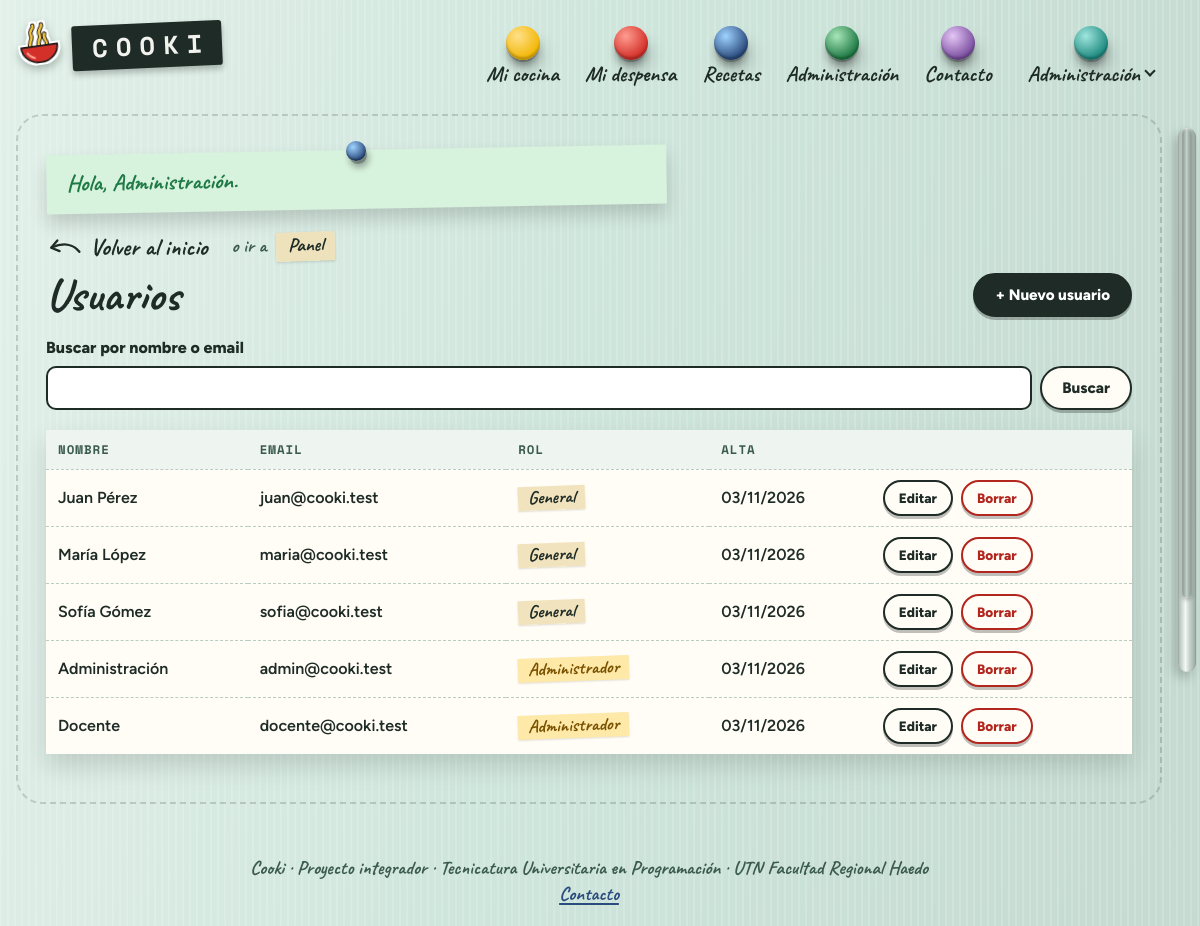
Screenshot of /admin/usuarios.php (signed in) with the database file from the repository.
### tables this page shows
CREATE TABLE usuario (
    id               INT UNSIGNED AUTO_INCREMENT PRIMARY KEY,
    email            VARCHAR(190) NOT NULL UNIQUE,
    nombre           VARCHAR(80)  NOT NULL,
    hash_contrasena  VARCHAR(255) NOT NULL,           
    rol              ENUM('general','admin') NOT NULL DEFAULT 'general',
    color            VARCHAR(10)  NOT NULL DEFAULT 'verde',   
    disposicion      VARCHAR(12)  NOT NULL DEFAULT 'normal',  
    volumen          TINYINT UNSIGNED NOT NULL DEFAULT 50,    
    creado_en        DATETIME     NOT NULL DEFAULT CURRENT_TIMESTAMP
);

### src/Sesion.php (called while the page is built, shortened)
<?php
final class Sesion
{
    public static function usuario(): ?array
    {
        return $_SESSION['usuario'] ?? null;
    }
    public static function volumen(): int
    {
        return (int) (self::usuario()['volumen'] ?? 50);
    }
    public static function disposicion(): string
    {
        return (string) (self::usuario()['disposicion'] ?? 'normal');
    }
    public static function color(): string
    {
        $usuario = self::usuario();
        if ($usuario !== null) {
            return (string) ($usuario['color'] ?? 'verde');
        }
        $color = (string) ($_COOKIE[self::COOKIE_COLOR] ?? '');
        return isset(UsuarioRepositorio::COLORES[$color]) ? $color : 'verde';
    }
    public static function avisos(): array
    {
        $avisos = $_SESSION['avisos'] ?? [];
        return $avisos;
    }
}

### src/Repositorios/UsuarioRepositorio.php (called while the page is built, shortened)
<?php
final class UsuarioRepositorio
{
    public function listar(string $texto = ''): array
    {
        $consulta = $this->db->prepare(
            'SELECT id, nombre, email, rol, creado_en FROM usuario
             WHERE nombre LIKE :texto1 OR email LIKE :texto2
             ORDER BY rol, nombre'
        );
        $consulta->execute(['texto1' => "%{$texto}%", 'texto2' => "%{$texto}%"]);
        return $consulta->fetchAll();
    }
}

### src/bootstrap.php (called while the page is built, shortened)
<?php
spl_autoload_register(function (string $clase): void {
    $prefijo = 'Cooki\\';
    $relativa = str_replace('\\', '/', substr($clase, strlen($prefijo)));
    $archivo = __DIR__ . '/' . $relativa . '.php';
});
require_once __DIR__ . '/ayudas.php';

### src/Config.php (called while the page is built, shortened)
<?php
final class Config
{
    private static array $valores = [];
    public static function get(string $clave, string $porDefecto = ''): string
    {
        $env = getenv($clave);
        if ($env !== false && $env !== '') {
            return $env;
        }
        return self::$valores[$clave] ?? $porDefecto;
    }
}

### src/Db.php (called while the page is built, shortened)
<?php
final class Db
{
    private static ?PDO $pdo = null;
    public static function conexion(): PDO
    {
        if (self::$pdo === null) {
            $dsn = sprintf(
                'mysql:host=%s;port=%s;dbname=%s;charset=utf8mb4',
                Config::get('DB_HOST', '127.0.0.1'),
                Config::get('DB_PORT', '3306'),
                Config::get('DB_NAME', 'cooki')
            );
            self::$pdo = new PDO($dsn, Config::get('DB_USER', 'root'), Config::get('DB_PASS'), [
                PDO::ATTR_ERRMODE => PDO::ERRMODE_EXCEPTION,
                PDO::ATTR_DEFAULT_FETCH_MODE => PDO::FETCH_ASSOC,
                PDO::ATTR_EMULATE_PREPARES => false,
            ]);
        }
        return self::$pdo;
    }
}

### public/admin/usuarios.php (the view, shortened to what this page needs)
<?php
require dirname(__DIR__, 2) . '/src/bootstrap.php';
$repo = new UsuarioRepositorio(Db::conexion());
$roles = [Sesion::ROL_GENERAL => 'General', Sesion::ROL_ADMIN => 'Administrador'];
$errores = [];
$form = null;
$busqueda = trim((string) ($_GET['q'] ?? ''));
$usuarios = $form === null ? $repo->listar($busqueda) : [];
require parcial('encabezado');
?>
<?php if ($form !== null) : ?>
  <?= enlaceVolver('admin/usuarios.php', 'Volver a Usuarios', [], true) ?>
  <section class="tarjeta tarjeta--angosta">
    <h1><?= $form['id'] ? 'Editar usuario' : 'Nuevo usuario' ?></h1>
    <form class="formulario" method="post">
      <?= Sesion::campoCsrf() ?>
      <input type="hidden" name="accion" value="guardar">
      <input type="hidden" name="id" value="<?= e($form['id']) ?>">
      <div class="campo">
        <label for="nombre">Nombre</label>
        <input id="nombre" name="nombre" type="text" required maxlength="80" value="<?= e($form['nombre']) ?>">
        <?php if (isset($errores['nombre'])) : ?><p class="error-campo"><?= e($errores['nombre']) ?></p><?php endif; ?>
      </div>
      <div class="campo">
        <label for="email">Email</label>
        <input id="email" name="email" type="email" required maxlength="190" value="<?= e($form['email']) ?>">
        <?php if (isset($errores['email'])) : ?><p class="error-campo"><?= e($errores['email']) ?></p><?php endif; ?>
      </div>
      <div class="campo">
        <label for="rol">Rol</label>
        <select id="rol" name="rol">
          <?php foreach ($roles as $valor => $texto) : ?>
            <option value="<?= e($valor) ?>"<?= $form['rol'] === $valor ? ' selected' : '' ?>><?= e($texto) ?></option>
          <?php endforeach; ?>
        </select>
        <?php if (isset($errores['rol'])) : ?><p class="error-campo"><?= e($errores['rol']) ?></p><?php endif; ?>
      </div>
      <div class="campo">
        <label for="contrasena"><?= $form['id'] ? 'Nueva contraseña (opcional)' : 'Contraseña' ?></label>
        <input id="contrasena" name="contrasena" type="password" autocomplete="new-password"<?= $form['id'] ? '' : ' required' ?>>
        <small><?= $form['id'] ? 'Dejala vacía para no cambiarla. ' : '' ?>Al menos 8 caracteres, con letras y números.</small>
        <?php if (isset($errores['contrasena'])) : ?><p class="error-campo"><?= e($errores['contrasena']) ?></p><?php endif; ?>
      </div>
      <div class="acciones">
        <button class="boton" type="submit">Guardar</button>
        <a class="boton boton--secundario" href="<?= e(url('admin/usuarios.php')) ?>">Cancelar</a>
      </div>
    </form>
  </section>
<?php else : ?>
  <?= enlaceVolver('admin/index.php', 'Volver al panel', [['admin/index.php', 'Panel']]) ?>
  <div class="encabezado-pagina">
    <h1>Usuarios</h1>
    <a class="boton" href="<?= e(url('admin/usuarios.php?nuevo')) ?>">+ Nuevo usuario</a>
  </div>
  <form class="buscador" method="get" role="search">
    <div class="campo">
      <label for="q">Buscar por nombre o email</label>
      <input id="q" name="q" type="search" value="<?= e($busqueda) ?>">
    </div>
    <button class="boton boton--secundario" type="submit">Buscar</button>
  </form>
  <?php if ($usuarios === []) : ?>
    <p class="vacio">No hay usuarios que coincidan con “<?= e($busqueda) ?>”.</p>
  <?php else : ?>
    <div class="tabla-contenedor">
      <table>
        <thead><tr><th>Nombre</th><th>Email</th><th>Rol</th><th>Alta</th><th><span class="solo-lectores">Acciones</span></th></tr></thead>
        <tbody>
        <?php foreach ($usuarios as $u) : ?>
          <tr>
            <td><?= e($u['nombre']) ?></td>
            <td><?= e($u['email']) ?></td>
            <td><span class="etiqueta<?= $u['rol'] === Sesion::ROL_ADMIN ? ' etiqueta--alerta' : '' ?>"><?= e($roles[$u['rol']]) ?></span></td>
            <td><?= e(date('d/m/Y', strtotime($u['creado_en']))) ?></td>
            <td>
              <div class="acciones">
                <a class="boton boton--secundario boton--chico" href="<?= e(url('admin/usuarios.php?editar=' . $u['id'])) ?>">Editar</a>
                <form method="post" data-confirmar="¿Borrar la cuenta de <?= e($u['nombre']) ?>? Se borra también su despensa.">
                  <button class="boton boton--peligro boton--chico" type="submit">Borrar</button>
                </form>
              </div>
            </td>
          </tr>
        <?php endforeach; ?>
        </tbody>
      </table>
    </div>
  <?php endif; ?>
<?php endif; ?>

### src/Vistas/encabezado.php (shortened to what this page needs)
<?php
$usuario = Sesion::usuario();
$avisos = Sesion::avisos();
$actual = basename((string) ($_SERVER['SCRIPT_NAME'] ?? ''));
$carpeta = basename(dirname((string) ($_SERVER['SCRIPT_NAME'] ?? '')));
$marcar = function (string $ruta) use ($actual, $carpeta): string {
    $partes = explode('/', $ruta);
    $archivo = end($partes);
    $dir = count($partes) > 1 ? $partes[0] : '';
    $mismaCarpeta = $dir === '' ? !in_array($carpeta, ['app', 'admin'], true) : $carpeta === $dir;
    return $mismaCarpeta && $archivo === $actual ? ' aria-current="page"' : '';
};
if ($usuario !== null) {
    $menu = [['app/index.php', 'Mi cocina'], ['app/despensa.php', 'Mi despensa'], ['app/recetas.php', 'Recetas']];
    if ($usuario['rol'] === Sesion::ROL_ADMIN) {
        $menu[] = ['admin/index.php', 'Administración'];
    }
    $menu[] = ['contacto.php', 'Contacto'];
} else {
    $menu = [
        ['index.php', 'Inicio'], ['nosotros.php', 'Nosotros'], ['contacto.php', 'Contacto'],
        ['login.php', 'Ingresar'], ['registro.php', 'Crear cuenta'],
    ];
}
$imanesColor = function (): void {
    foreach (UsuarioRepositorio::COLORES as $clave => $nombre) : ?>
                  <button class="colores__iman colores__iman--<?= e($clave) ?>" type="submit" name="color" value="<?= e($clave) ?>"
                          title="<?= e($nombre) ?>" aria-pressed="<?= Sesion::color() === $clave ? 'true' : 'false' ?>">
                    <span class="solo-lectores"><?= e($nombre) ?></span>
                  </button>
    <?php endforeach;
};
?>
<!doctype html>
<html lang="es-AR" data-color="<?= e(Sesion::color()) ?>" data-disposicion="<?= e(Sesion::disposicion()) ?>"<?= $usuario ? ' data-volumen="' . e(Sesion::volumen()) . '"' : '' ?>>
<head>
  <link rel="stylesheet" href="<?= e(recurso('css/estilos.css')) ?>">
</head>
<body>
<header class="barra">
  <div class="barra__interior">
    <a class="marca" href="<?= e(url($usuario ? 'app/index.php' : 'index.php')) ?>">
      <img class="marca__dibujo" src="<?= e(url('img/ingredientes/fideos.svg')) ?>" alt="" width="46" height="46">
      <span class="marca__rotulo">
        <?php foreach (mb_str_split('Cooki') as $i => $letra) : ?><span class="marca__letra" style="--i: <?= $i ?>" aria-hidden="true"><?= e($letra) ?></span><?php endforeach; ?>
      </span>
      <span class="marca__vapor" aria-hidden="true"><i></i><i></i><i></i></span>
    </a>
    <nav id="menu-principal" class="menu" aria-label="Principal">
      <ul<?= $usuario === null ? ' class="menu__invitado"' : '' ?>>
        <?php foreach ($menu as [$ruta, $texto]) : ?>
          <li><a href="<?= e(url($ruta)) ?>"<?= $marcar($ruta) ?>><?= e($texto) ?></a></li>
        <?php endforeach; ?>
      </ul>
      <div class="menu__cuenta">
        <?php if ($usuario !== null) : ?>
          <details class="cuenta">
            <summary class="cuenta__resumen">
              <span class="cuenta__nombre"><?= e(explode(' ', $usuario['nombre'])[0]) ?><span class="cuenta__flecha" aria-hidden="true"></span></span>
            </summary>
          </details>
        <?php else : ?>
          <details class="cuenta cuenta--ajustes">
            <summary class="cuenta__resumen cuenta__resumen--ajustes">
              <span class="cuenta__nombre">Ajustes<span class="cuenta__flecha" aria-hidden="true"></span></span>
            </summary>
            <div class="cuenta__panel">
              <form class="preferencias" method="post" action="<?= e(url('app/preferencias.php')) ?>">
                <?= Sesion::campoCsrf() ?>
                <input type="hidden" name="volver" value="<?= e((string) ($_SERVER['REQUEST_URI'] ?? '')) ?>">
                <fieldset class="colores">
                  <legend>Color de la heladera</legend>
                  <?php $imanesColor(); ?>
                </fieldset>
              </form>
              <button class="iman-sonido" type="button" aria-pressed="false" hidden>
                <span class="iman-sonido__texto">Sonidos</span>
              </button>
              <label class="volumen" hidden>
                <span class="volumen__texto">Volumen</span>
                <input class="volumen__barra" type="range" min="0" max="100" step="5" value="50">
                <output class="volumen__valor">50</output>
              </label>
              <p class="cuenta__nota">Con una cuenta, el color queda guardado en todos tus dispositivos.</p>
            </div>
          </details>
        <?php endif; ?>
      </div>
    </nav>
  </div>
</header>
<main class="contenido" id="contenido">
<?php foreach ($avisos as $aviso) : ?>
  <p class="aviso aviso--<?= e($aviso['tipo']) ?>" role="<?= $aviso['tipo'] === 'error' ? 'alert' : 'status' ?>"><?= e($aviso['mensaje']) ?></p>
<?php endforeach; ?>

### rows the page displays
usuario: nombre "Administración", email "admin@cooki.test", rol "Administrador", creado_en "03/11/2026"
usuario: nombre "Juan Pérez", email "juan@cooki.test", rol "General", creado_en "03/11/2026"
usuario: nombre "María López", email "maria@cooki.test", rol "General", creado_en "03/11/2026"
usuario: nombre "Sofía Gómez", email "sofia@cooki.test", rol "General", creado_en "03/11/2026"
usuario: nombre "Docente", email "docente@cooki.test", rol "Administrador", creado_en "03/11/2026"

### other values shown
$letra "C"
$letra "O"
$letra "K"
$letra "I"
$texto "Mi cocina"
$texto "Mi despensa"
$texto "Recetas"
$texto "Administración"
$texto "Contacto"
$aviso['mensaje'] "Hola, Administración."
$anterior !== null ? textoVolver($anterior['nombre']) : $texto "Volver al inicio"
$textoAtajo "Panel"
